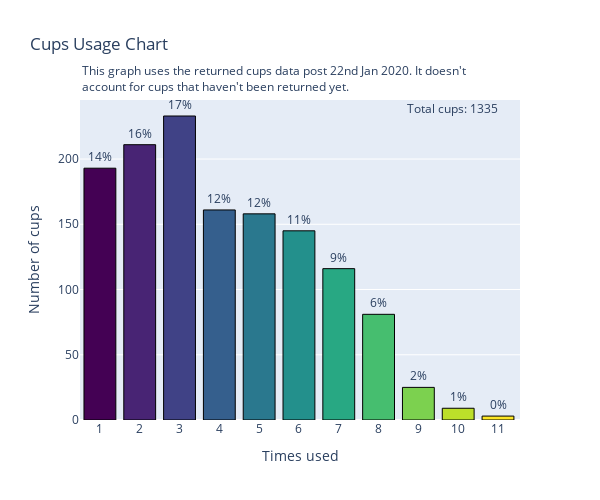

The code cell stored with this chart in its notebook:
### Code cell
fig = bar(numCupsByTimesUsedDF, 
          x='times_used', 
          y='number_of_cups',
          color='times_used', 
          color_continuous_scale=colors.sequential.Viridis,
          hover_name='proportion',
          title='Cups Usage Chart',
          labels={
              'number_of_cups' : 'Number of cups',
              'times_used' : 'Times used'
          },
          width=600,
          height=500)
fig.update_traces(marker=dict(line=dict(width=1,
                                        color='Black')),
                  hovertemplate='<b>%{hovertext}%</b>' +
                  '<br><br>Times used: %{marker.color}' +
                  '<br>Number of cups: %{y}')
fig.update(layout_coloraxis_showscale=False)
fig.update_layout(xaxis = dict(tickmode = 'linear'),
                  annotations=[
                          dict(
                              x=0,
                              y=1.125,
                              showarrow=False,
                              text="This graph uses the returned cups data post 22nd Jan 2020. It doesn't <br>account for cups that haven't been returned yet.",
                              xref="paper",
                              yref="paper",
                              align="left"
                          )]
                  )

fig.update_traces(texttemplate='%{hovertext}%', textposition='outside')

fig.add_trace(Scatter(
    x=[max(numCupsByTimesUsedDF.times_used)],
    y=[max(numCupsByTimesUsedDF.number_of_cups)],
    mode="text",
    text='Total cups: {}'.format(numCupsByTimesUsedDF.number_of_cups.sum()),
    textposition="top left",
    showlegend=False
))

fig.show()

### Figure 1 — Plotly figure (JSON) as saved in the notebook; plotly's stock layout.template omitted (floating-point values rounded to 4 significant figures)
{"data": [{"alignmentgroup": "True", "hovertemplate": "<b>%{hovertext}%</b><br><br>Times used: %{marker.color}<br>Number of cups: %{y}", "hovertext": [14, 16, 17, 12, 12, 11, 9, 6, 2, 1, 0], "legendgroup": "", "marker": {"color": [1, 2, 3, 4, 5, 6, 7, 8, 9, 10, 11], "coloraxis": "coloraxis", "line": {"color": "Black", "width": 1}}, "name": "", "offsetgroup": "", "orientation": "v", "showlegend": false, "textposition": "outside", "texttemplate": "%{hovertext}%", "type": "bar", "x": [1, 2, 3, 4, 5, 6, 7, 8, 9, 10, 11], "xaxis": "x", "y": [193, 211, 233, 161, 158, 145, 116, 81, 25, 9, 3], "yaxis": "y"}, {"mode": "text", "showlegend": false, "text": "Total cups: 1335", "textposition": "top left", "type": "scatter", "x": [11], "y": [233]}], "layout": {"annotations": [{"align": "left", "showarrow": false, "text": "This graph uses the returned cups data post 22nd Jan 2020. It doesn't <br>account for cups that haven't been returned yet.", "x": 0, "xref": "paper", "y": 1.125, "yref": "paper"}], "barmode": "relative", "coloraxis": {"colorbar": {"title": {"text": "Times used"}}, "colorscale": [[0, "#440154"], [0.1111, "#482878"], [0.2222, "#3e4989"], [0.3333, "#31688e"], [0.4444, "#26828e"], [0.5556, "#1f9e89"], [0.6667, "#35b779"], [0.7778, "#6ece58"], [0.8889, "#b5de2b"], [1, "#fde725"]], "showscale": false}, "height": 500, "legend": {"tracegroupgap": 0}, "title": {"text": "Cups Usage Chart"}, "width": 600, "xaxis": {"anchor": "y", "domain": [0, 1], "tickmode": "linear", "title": {"text": "Times used"}}, "yaxis": {"anchor": "x", "domain": [0, 1], "title": {"text": "Number of cups"}}}}
